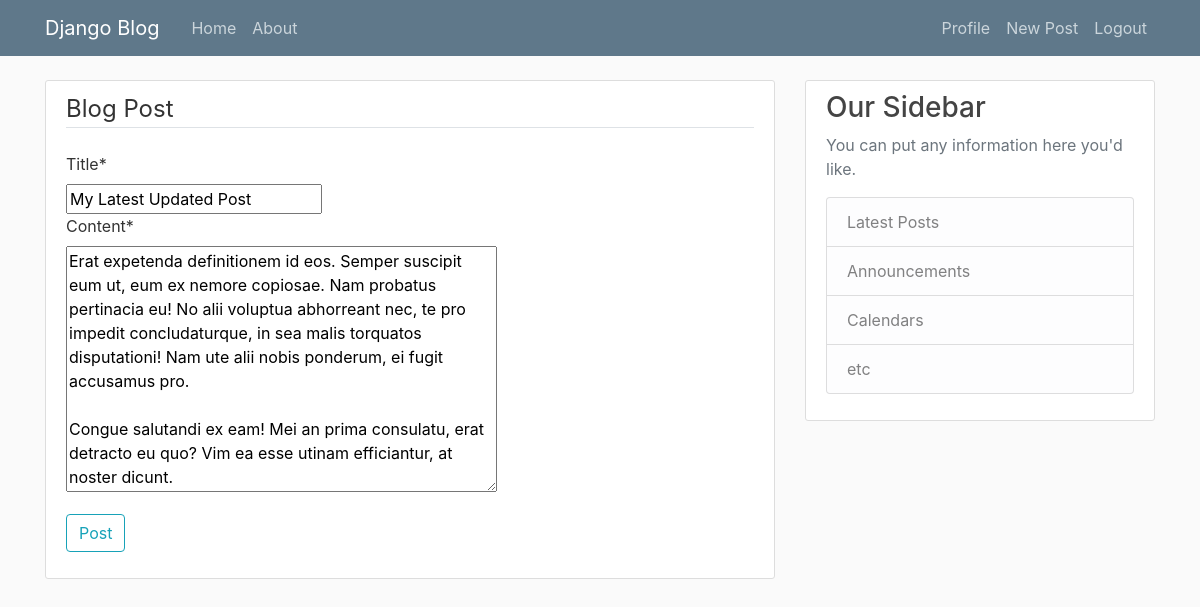
The app's page /post/32/update (signed in) with its own data.
### blog/models.py (models this page shows, shortened)
class Post(models.Model):
    title = models.CharField(max_length=100)
    content = models.TextField()
    date_posted = models.DateTimeField(default=timezone.now)
    author = models.ForeignKey(User, on_delete=models.CASCADE)

### blog/views.py (the view, shortened to what this page needs)
# urls.py: path('post/<int:pk>/update', PostUpdateView.as_view(), name='post-update'),
class PostUpdateView(LoginRequiredMixin, UserPassesTestMixin, UpdateView):
    model = Post
    fields = ['title', 'content']
    def test_func(self):
        post = self.get_object()
        if self.request.user == post.author:
            return True
        return False

### blog/templates/blog/post_form.html (shortened to what this page needs)
{% extends 'blog/base.html' %}
{% load crispy_forms_tags %}
{% block content %}
    <div class="content-section">
        <form method="POST">
            <fieldset class = "form-group">
                <legend class="border-bottom mb-4"> Blog Post</legend>
                {{ form|crispy }}
            </fieldset>
            <div class="form-group">
                <button class="btn btn-outline-info" type="submit">Post</button>
            </div>
        </form>
    </div>
{% endblock content %}

### blog/static/blog/main.css (style rules this page uses)
body { background: #fafafa; color: #333333; margin-top: 5rem; }
.content-section { background: #ffffff; padding: 10px 20px; border: 1px solid #dddddd; border-radius: 3px; margin-bottom: 20px; }

### records on screen
Post: title "My Latest Updated Post", content "Erat expetenda definitionem id eos. Semper suscipit eum ut, eum ex nemore copiosae. Nam probatus pertinacia eu! No alii voluptua abhorreant nec, te pro impedit concludaturque, in sea malis torquatos disputationi! Nam ute alii nobis ponderum, ei fugit accusamus pro. Congue salutandi ex eam! Mei an prima consulatu, erat detracto eu quo? Vim ea esse utinam efficiantur, at noster dicunt."
